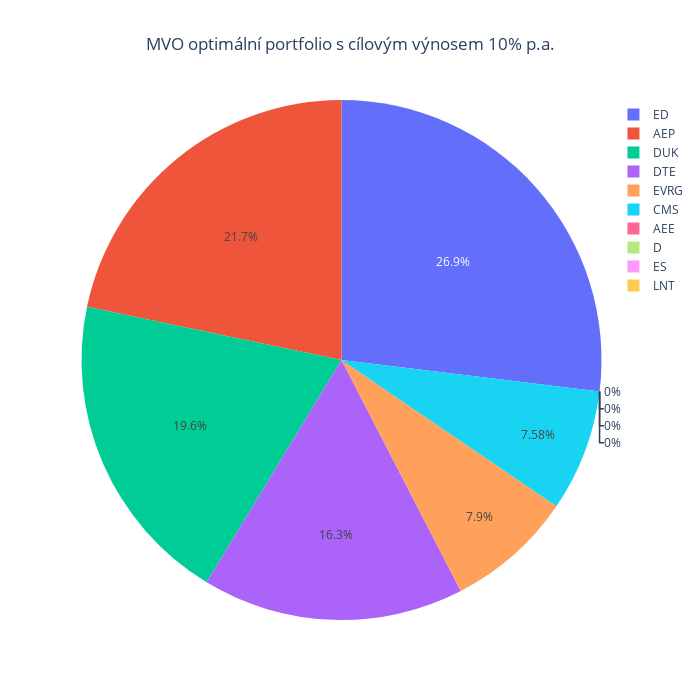

Notebook code for this chart:
### Code cell
weightsMVOTarget = MVOTargetReturn(prices = prices, target_return = 0.1)
weightsPlot(weightsMVOTarget, title = "MVO optimální portfolio s cílovým výnosem 10% p.a.")

### Figure 1 — Plotly figure (JSON) as saved in the notebook; plotly's stock layout.template omitted (floating-point values rounded to 4 significant figures)
{"data": [{"labels": ["AEE", "AEP", "CMS", "D", "DTE", "DUK", "ED", "ES", "EVRG", "LNT"], "type": "pie", "values": [0, 0.2171, 0.07576, 0, 0.1627, 0.1961, 0.2694, 0, 0.07898, 0]}], "layout": {"height": 700, "title": {"text": "MVO optimální portfolio s cílovým výnosem 10% p.a.", "x": 0.5}, "width": 700}}
